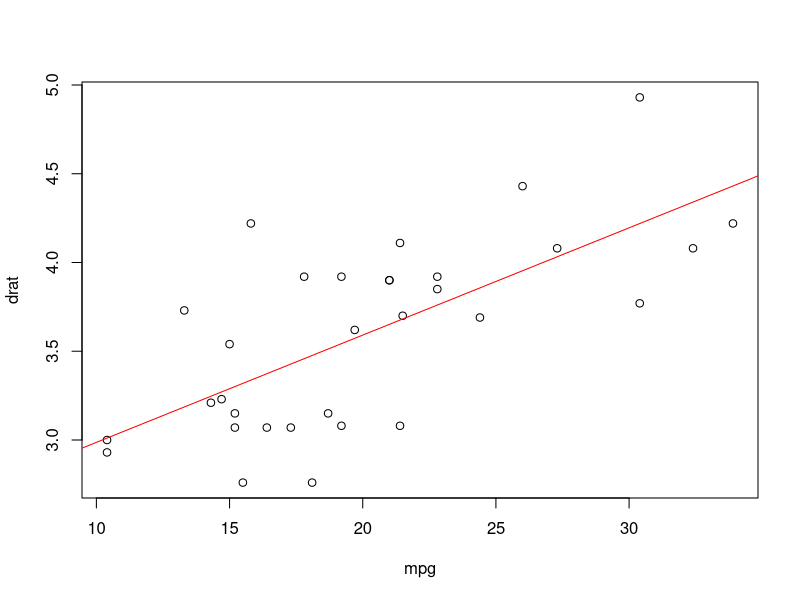
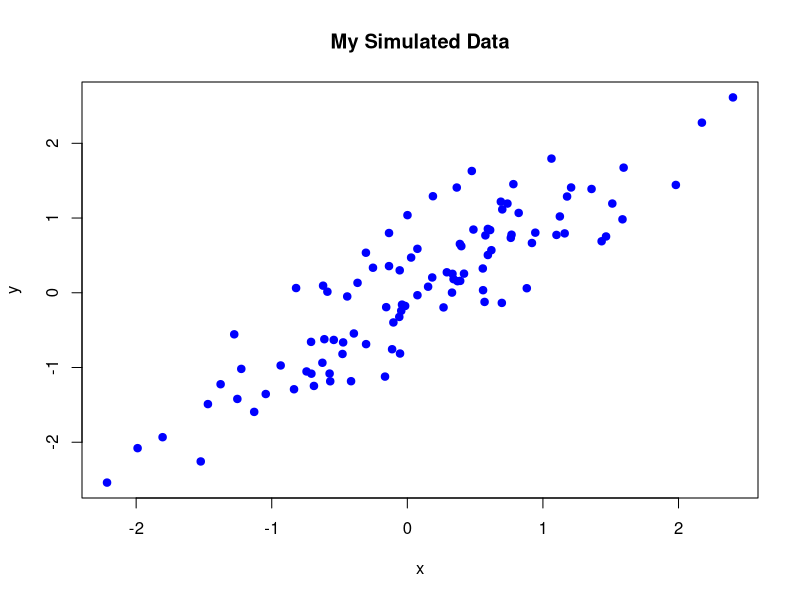

These charts were generated, in order, by the following R code:
## ---- chunk 1
knitr::opts_chunk$set(echo = FALSE, results = "hide")
## ---- chunk 2
set.seed(1)
x <- rnorm(100)
mean(x)
## ---- chunk 3
library(datasets)

plot(drat ~ mpg, data = mtcars)
abline(lm(drat ~ mpg, data = mtcars), col = "red")
## ---- chunk 4
time <- format(Sys.time(), "%a %b %d %X %Y")
rand <- rnorm(1)
## ---- chunk 5
set.seed(1)
x <- rnorm(100)
y <- x + rnorm(100, sd = 0.5)
## ---- chunk 6
plot(x, y, main = "My Simulated Data", pch = 19, col = "blue")
